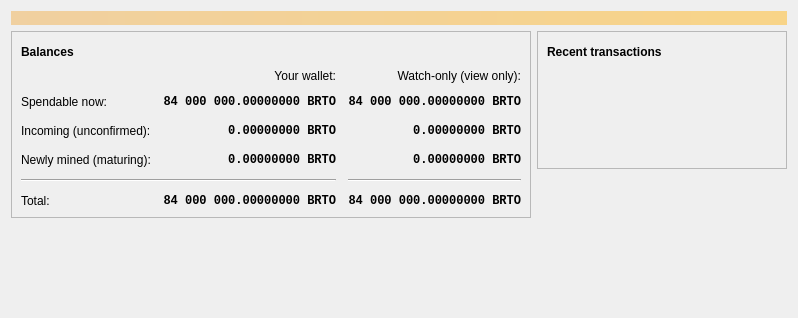
<?xml version="1.0" encoding="UTF-8"?>
<ui version="4.0">
 <class>OverviewPage</class>
 <widget class="QWidget" name="OverviewPage">
  <property name="geometry">
   <rect>
    <x>0</x>
    <y>0</y>
    <width>798</width>
    <height>318</height>
   </rect>
  </property>
  <property name="windowTitle">
   <string>Form</string>
  </property>
  <layout class="QVBoxLayout" name="topLayout">
   <item>
    <widget class="QLabel" name="labelAlerts">
     <property name="visible">
      <bool>false</bool>
     </property>
     <property name="styleSheet">
      <string notr="true">QLabel { background-color: qlineargradient(x1: 0, y1: 0, x2: 1, y2: 0, stop:0 #F0D0A0, stop:1 #F8D488); color:#000000; }</string>
     </property>
     <property name="wordWrap">
      <bool>true</bool>
     </property>
     <property name="margin">
      <number>3</number>
     </property>
     <property name="textInteractionFlags">
      <set>Qt::TextSelectableByMouse</set>
     </property>
    </widget>
   </item>
   <item>
    <layout class="QHBoxLayout" name="horizontalLayout" stretch="1,1">
     <item>
      <layout class="QVBoxLayout" name="verticalLayout_2">
       <item>
        <widget class="QFrame" name="frame">
         <property name="frameShape">
          <enum>QFrame::StyledPanel</enum>
         </property>
         <property name="frameShadow">
          <enum>QFrame::Raised</enum>
         </property>
         <layout class="QVBoxLayout" name="verticalLayout_4">
          <item>
           <layout class="QHBoxLayout" name="horizontalLayout_4">
            <item>
             <widget class="QLabel" name="label_5">
              <property name="font">
               <font>
                <weight>75</weight>
                <bold>true</bold>
               </font>
              </property>
              <property name="text">
               <string>Balances</string>
              </property>
             </widget>
            </item>
            <item>
             <widget class="QPushButton" name="labelWalletStatus">
              <property name="enabled">
               <bool>true</bool>
              </property>
              <property name="maximumSize">
               <size>
                <width>30</width>
                <height>16777215</height>
               </size>
              </property>
              <property name="toolTip">
               <string>The displayed information may be out of date. Your wallet automatically synchronizes with the BurritoCoin network after a connection is established, but this process has not completed yet.</string>
              </property>
              <property name="text">
               <string/>
              </property>
              <property name="icon">
               <iconset resource="../burritocoin.qrc">
                <normaloff>:/icons/warning</normaloff>
                <disabledoff>:/icons/warning</disabledoff>:/icons/warning</iconset>
              </property>
              <property name="iconSize">
               <size>
                <width>24</width>
                <height>24</height>
               </size>
              </property>
              <property name="flat">
               <bool>true</bool>
              </property>
             </widget>
            </item>
            <item>
             <spacer name="horizontalSpacer_3">
              <property name="orientation">
               <enum>Qt::Horizontal</enum>
              </property>
              <property name="sizeHint" stdset="0">
               <size>
                <width>40</width>
                <height>20</height>
               </size>
              </property>
             </spacer>
            </item>
           </layout>
          </item>
          <item>
           <layout class="QGridLayout" name="gridLayout">
            <property name="spacing">
             <number>12</number>
            </property>
            <item row="2" column="2">
             <widget class="QLabel" name="labelWatchPending">
              <property name="font">
               <font>
                <family>Monospace</family>
                <weight>75</weight>
                <bold>true</bold>
               </font>
              </property>
              <property name="cursor">
               <cursorShape>IBeamCursor</cursorShape>
              </property>
              <property name="toolTip">
               <string>Unconfirmed transactions to watch-only addresses</string>
              </property>
              <property name="text">
               <string notr="true">0.00000000 BRTO</string>
              </property>
              <property name="alignment">
               <set>Qt::AlignRight|Qt::AlignTrailing|Qt::AlignVCenter</set>
              </property>
              <property name="textInteractionFlags">
               <set>Qt::LinksAccessibleByMouse|Qt::TextSelectableByKeyboard|Qt::TextSelectableByMouse</set>
              </property>
             </widget>
            </item>
            <item row="2" column="1">
             <widget class="QLabel" name="labelUnconfirmed">
              <property name="font">
               <font>
                <family>Monospace</family>
                <weight>75</weight>
                <bold>true</bold>
               </font>
              </property>
              <property name="cursor">
               <cursorShape>IBeamCursor</cursorShape>
              </property>
              <property name="toolTip">
               <string>Total of transactions that have yet to be confirmed, and do not yet count toward the spendable balance</string>
              </property>
              <property name="text">
               <string notr="true">0.00000000 BRTO</string>
              </property>
              <property name="alignment">
               <set>Qt::AlignRight|Qt::AlignTrailing|Qt::AlignVCenter</set>
              </property>
              <property name="textInteractionFlags">
               <set>Qt::LinksAccessibleByMouse|Qt::TextSelectableByKeyboard|Qt::TextSelectableByMouse</set>
              </property>
             </widget>
            </item>
            <item row="3" column="2">
             <widget class="QLabel" name="labelWatchImmature">
              <property name="font">
               <font>
                <family>Monospace</family>
                <weight>75</weight>
                <bold>true</bold>
               </font>
              </property>
              <property name="cursor">
               <cursorShape>IBeamCursor</cursorShape>
              </property>
              <property name="toolTip">
               <string>Mined balance in watch-only addresses that has not yet matured</string>
              </property>
              <property name="text">
               <string notr="true">0.00000000 BRTO</string>
              </property>
              <property name="alignment">
               <set>Qt::AlignRight|Qt::AlignTrailing|Qt::AlignVCenter</set>
              </property>
              <property name="textInteractionFlags">
               <set>Qt::LinksAccessibleByMouse|Qt::TextSelectableByKeyboard|Qt::TextSelectableByMouse</set>
              </property>
             </widget>
            </item>
            <item row="4" column="0" colspan="2">
             <widget class="Line" name="line">
              <property name="orientation">
               <enum>Qt::Horizontal</enum>
              </property>
             </widget>
            </item>
            <item row="4" column="2">
             <widget class="Line" name="lineWatchBalance">
              <property name="sizePolicy">
               <sizepolicy hsizetype="Preferred" vsizetype="Fixed">
                <horstretch>0</horstretch>
                <verstretch>0</verstretch>
               </sizepolicy>
              </property>
              <property name="minimumSize">
               <size>
                <width>140</width>
                <height>0</height>
               </size>
              </property>
              <property name="orientation">
               <enum>Qt::Horizontal</enum>
              </property>
             </widget>
            </item>
            <item row="5" column="0">
             <widget class="QLabel" name="labelTotalText">
              <property name="text">
               <string>Total:</string>
              </property>
             </widget>
            </item>
            <item row="3" column="1">
             <widget class="QLabel" name="labelImmature">
              <property name="font">
               <font>
                <family>Monospace</family>
                <weight>75</weight>
                <bold>true</bold>
               </font>
              </property>
              <property name="cursor">
               <cursorShape>IBeamCursor</cursorShape>
              </property>
              <property name="toolTip">
               <string>Mined balance that has not yet matured</string>
              </property>
              <property name="text">
               <string notr="true">0.00000000 BRTO</string>
              </property>
              <property name="alignment">
               <set>Qt::AlignRight|Qt::AlignTrailing|Qt::AlignVCenter</set>
              </property>
              <property name="textInteractionFlags">
               <set>Qt::LinksAccessibleByMouse|Qt::TextSelectableByKeyboard|Qt::TextSelectableByMouse</set>
              </property>
             </widget>
            </item>
            <item row="2" column="3">
             <spacer name="horizontalSpacer_2">
              <property name="orientation">
               <enum>Qt::Horizontal</enum>
              </property>
              <property name="sizeHint" stdset="0">
               <size>
                <width>40</width>
                <height>20</height>
               </size>
              </property>
             </spacer>
            </item>
            <item row="3" column="0">
             <widget class="QLabel" name="labelImmatureText">
              <property name="text">
               <string>Newly mined (maturing):</string>
              </property>
             </widget>
            </item>
            <item row="5" column="1">
             <widget class="QLabel" name="labelTotal">
              <property name="font">
               <font>
                <family>Monospace</family>
                <weight>75</weight>
                <bold>true</bold>
               </font>
              </property>
              <property name="cursor">
               <cursorShape>IBeamCursor</cursorShape>
              </property>
              <property name="toolTip">
               <string>Your current total balance</string>
              </property>
              <property name="text">
               <string notr="true">84 000 000.00000000 BRTO</string>
              </property>
              <property name="alignment">
               <set>Qt::AlignRight|Qt::AlignTrailing|Qt::AlignVCenter</set>
              </property>
              <property name="textInteractionFlags">
               <set>Qt::LinksAccessibleByMouse|Qt::TextSelectableByKeyboard|Qt::TextSelectableByMouse</set>
              </property>
             </widget>
            </item>
            <item row="5" column="2">
             <widget class="QLabel" name="labelWatchTotal">
              <property name="font">
               <font>
                <family>Monospace</family>
                <weight>75</weight>
                <bold>true</bold>
               </font>
              </property>
              <property name="cursor">
               <cursorShape>IBeamCursor</cursorShape>
              </property>
              <property name="toolTip">
               <string>Current total balance in watch-only addresses</string>
              </property>
              <property name="text">
               <string notr="true">84 000 000.00000000 BRTO</string>
              </property>
              <property name="alignment">
               <set>Qt::AlignRight|Qt::AlignTrailing|Qt::AlignVCenter</set>
              </property>
              <property name="textInteractionFlags">
               <set>Qt::LinksAccessibleByMouse|Qt::TextSelectableByKeyboard|Qt::TextSelectableByMouse</set>
              </property>
             </widget>
            </item>
            <item row="0" column="2">
             <widget class="QLabel" name="labelWatchonly">
              <property name="text">
               <string>Watch-only (view only):</string>
              </property>
              <property name="alignment">
               <set>Qt::AlignRight|Qt::AlignTrailing|Qt::AlignVCenter</set>
              </property>
             </widget>
            </item>
            <item row="1" column="0">
             <widget class="QLabel" name="labelBalanceText">
              <property name="text">
               <string>Spendable now:</string>
              </property>
             </widget>
            </item>
            <item row="1" column="1">
             <widget class="QLabel" name="labelBalance">
              <property name="font">
               <font>
                <family>Monospace</family>
                <weight>75</weight>
                <bold>true</bold>
               </font>
              </property>
              <property name="cursor">
               <cursorShape>IBeamCursor</cursorShape>
              </property>
              <property name="toolTip">
               <string>Your current spendable balance</string>
              </property>
              <property name="text">
               <string notr="true">84 000 000.00000000 BRTO</string>
              </property>
              <property name="alignment">
               <set>Qt::AlignRight|Qt::AlignTrailing|Qt::AlignVCenter</set>
              </property>
              <property name="textInteractionFlags">
               <set>Qt::LinksAccessibleByMouse|Qt::TextSelectableByKeyboard|Qt::TextSelectableByMouse</set>
              </property>
             </widget>
            </item>
            <item row="1" column="2">
             <widget class="QLabel" name="labelWatchAvailable">
              <property name="font">
               <font>
                <family>Monospace</family>
                <weight>75</weight>
                <bold>true</bold>
               </font>
              </property>
              <property name="cursor">
               <cursorShape>IBeamCursor</cursorShape>
              </property>
              <property name="toolTip">
               <string>Your current balance in watch-only addresses</string>
              </property>
              <property name="text">
               <string notr="true">84 000 000.00000000 BRTO</string>
              </property>
              <property name="alignment">
               <set>Qt::AlignRight|Qt::AlignTrailing|Qt::AlignVCenter</set>
              </property>
              <property name="textInteractionFlags">
               <set>Qt::LinksAccessibleByMouse|Qt::TextSelectableByKeyboard|Qt::TextSelectableByMouse</set>
              </property>
             </widget>
            </item>
            <item row="2" column="0">
             <widget class="QLabel" name="labelPendingText">
              <property name="text">
               <string>Incoming (unconfirmed):</string>
              </property>
             </widget>
            </item>
            <item row="0" column="1">
             <widget class="QLabel" name="labelSpendable">
              <property name="text">
               <string>Your wallet:</string>
              </property>
              <property name="alignment">
               <set>Qt::AlignRight|Qt::AlignTrailing|Qt::AlignVCenter</set>
              </property>
             </widget>
            </item>
           </layout>
          </item>
         </layout>
        </widget>
       </item>
       <item>
        <spacer name="verticalSpacer">
         <property name="orientation">
          <enum>Qt::Vertical</enum>
         </property>
         <property name="sizeHint" stdset="0">
          <size>
           <width>20</width>
           <height>40</height>
          </size>
         </property>
        </spacer>
       </item>
      </layout>
     </item>
     <item>
      <layout class="QVBoxLayout" name="verticalLayout_3">
       <item>
        <widget class="QFrame" name="frame_2">
         <property name="frameShape">
          <enum>QFrame::StyledPanel</enum>
         </property>
         <property name="frameShadow">
          <enum>QFrame::Raised</enum>
         </property>
         <layout class="QVBoxLayout" name="verticalLayout">
          <item>
           <layout class="QHBoxLayout" name="horizontalLayout_2">
            <item>
             <widget class="QLabel" name="label_4">
              <property name="font">
               <font>
                <weight>75</weight>
                <bold>true</bold>
               </font>
              </property>
              <property name="text">
               <string>Recent transactions</string>
              </property>
             </widget>
            </item>
            <item>
             <widget class="QPushButton" name="labelTransactionsStatus">
              <property name="enabled">
               <bool>true</bool>
              </property>
              <property name="maximumSize">
               <size>
                <width>30</width>
                <height>16777215</height>
               </size>
              </property>
              <property name="toolTip">
               <string>The displayed information may be out of date. Your wallet automatically synchronizes with the BurritoCoin network after a connection is established, but this process has not completed yet.</string>
              </property>
              <property name="text">
               <string/>
              </property>
              <property name="icon">
               <iconset resource="../burritocoin.qrc">
                <normaloff>:/icons/warning</normaloff>
                <disabledoff>:/icons/warning</disabledoff>:/icons/warning</iconset>
              </property>
              <property name="iconSize">
               <size>
                <width>24</width>
                <height>24</height>
               </size>
              </property>
              <property name="flat">
               <bool>true</bool>
              </property>
             </widget>
            </item>
            <item>
             <spacer name="horizontalSpacer">
              <property name="orientation">
               <enum>Qt::Horizontal</enum>
              </property>
              <property name="sizeHint" stdset="0">
               <size>
                <width>40</width>
                <height>20</height>
               </size>
              </property>
             </spacer>
            </item>
           </layout>
          </item>
          <item>
           <widget class="TransactionOverviewWidget" name="listTransactions">
            <property name="styleSheet">
             <string notr="true">QListView { background: transparent; }</string>
            </property>
            <property name="frameShape">
             <enum>QFrame::NoFrame</enum>
            </property>
            <property name="verticalScrollBarPolicy">
             <enum>Qt::ScrollBarAlwaysOff</enum>
            </property>
            <property name="horizontalScrollBarPolicy">
             <enum>Qt::ScrollBarAlwaysOff</enum>
            </property>
            <property name="sizeAdjustPolicy">
             <enum>QAbstractScrollArea::AdjustToContents</enum>
            </property>
            <property name="selectionMode">
             <enum>QAbstractItemView::NoSelection</enum>
            </property>
            <property name="uniformItemSizes">
             <bool>true</bool>
            </property>
           </widget>
          </item>
         </layout>
        </widget>
       </item>
       <item>
        <spacer name="verticalSpacer_2">
         <property name="orientation">
          <enum>Qt::Vertical</enum>
         </property>
         <property name="sizeHint" stdset="0">
          <size>
           <width>20</width>
           <height>40</height>
          </size>
         </property>
        </spacer>
       </item>
      </layout>
     </item>
    </layout>
   </item>
  </layout>
 </widget>
 <customwidgets>
  <customwidget>
   <class>TransactionOverviewWidget</class>
   <extends>QListView</extends>
   <header>qt/transactionoverviewwidget.h</header>
  </customwidget>
 </customwidgets>
 <resources/>
 <connections/>
</ui>
